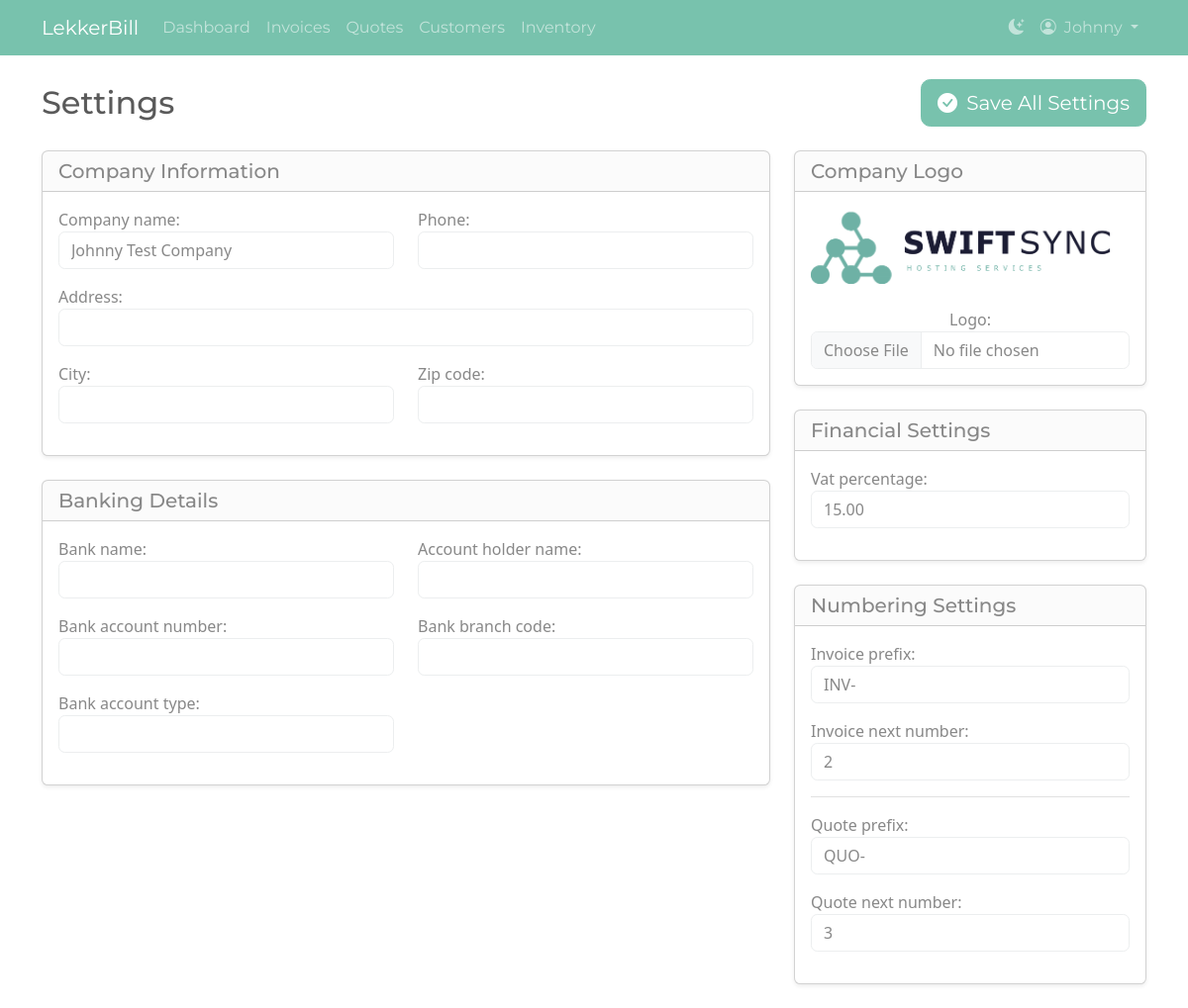
The app's page /settings/ (signed in) with its own data.
### invoices/models.py (models this page shows, shortened)
class Profile(models.Model):
    user = models.OneToOneField(User, on_delete=models.CASCADE)
    company_name = models.CharField(max_length=255, blank=True, null=True)
    logo = models.ImageField(upload_to='logos/', blank=True, null=True)
    address = models.CharField(max_length=255, blank=True, null=True)
    city = models.CharField(max_length=100, blank=True, null=True)
    zip_code = models.CharField(max_length=20, blank=True, null=True)
    phone = models.CharField(max_length=50, blank=True, null=True)
    vat_percentage = models.DecimalField(max_digits=5, decimal_places=2, default=Decimal('15.00'),
                                         help_text="Enter VAT as a percentage, e.g., 15.00")
    bank_name = models.CharField(max_length=100, blank=True, null=True)
    account_holder_name = models.CharField(max_length=100, blank=True, null=True)
    bank_account_number = models.CharField(max_length=50, blank=True, null=True)
    bank_branch_code = models.CharField(max_length=50, blank=True, null=True)
    bank_account_type = models.CharField(max_length=50, blank=True, null=True,
                                         help_text="e.g., Cheque, Savings, Business")
    invoice_prefix = models.CharField(max_length=10, default='INV-', blank=True)
    invoice_next_number = models.PositiveIntegerField(default=1)
    quote_prefix = models.CharField(max_length=10, default='QUO-', blank=True)
    quote_next_number = models.PositiveIntegerField(default=1)

### invoices/views.py (the view)
# urls.py: path('settings/', views.settings_update, name='settings_update'),
@login_required
def settings_update(request):
    profile = request.user.profile
    if request.method == 'POST':
        form = ProfileForm(request.POST, request.FILES, instance=profile)
        if form.is_valid():
            form.save()
            messages.success(request, 'Your settings have been updated successfully!')
            return redirect('settings_update')
    else:
        form = ProfileForm(instance=profile)
    return render(request, 'invoices/settings_form.html', {'form': form, 'title': 'Settings'})

### invoices/templates/invoices/settings_form.html (shortened to what this page needs)
{% extends "invoices/base.html" %}
{% block content %}
<form method="post" enctype="multipart/form-data">
    <div class="d-flex justify-content-between align-items-center mb-4">
        <h1 class="h2 mb-0">{{ title }}</h1>
        <button type="submit" class="btn btn-primary btn-lg"><i class="bi-check-circle-fill me-1"></i> Save All Settings</button>
    </div>
    <div class="row">
        <div class="col-lg-8">
            <div class="card shadow-sm mb-4">
                <div class="card-header">
                    <h2 class="h5 mb-0">Company Information</h2>
                </div>
                <div class="card-body">
                    <div class="row">
                        <div class="col-md-6 mb-3">{{ form.company_name.label_tag }} {{ form.company_name }}</div>
                        <div class="col-md-6 mb-3">{{ form.phone.label_tag }} {{ form.phone }}</div>
                        <div class="col-12 mb-3">{{ form.address.label_tag }} {{ form.address }}</div>
                        <div class="col-md-6 mb-3">{{ form.city.label_tag }} {{ form.city }}</div>
                        <div class="col-md-6 mb-3">{{ form.zip_code.label_tag }} {{ form.zip_code }}</div>
                    </div>
                </div>
            </div>
            <div class="card shadow-sm mb-4">
                <div class="card-header">
                    <h2 class="h5 mb-0">Banking Details</h2>
                </div>
                <div class="card-body">
                    <div class="row">
                        <div class="col-md-6 mb-3">{{ form.bank_name.label_tag }} {{ form.bank_name }}</div>
                        <div class="col-md-6 mb-3">{{ form.account_holder_name.label_tag }} {{ form.account_holder_name }}</div>
                        <div class="col-md-6 mb-3">{{ form.bank_account_number.label_tag }} {{ form.bank_account_number }}</div>
                        <div class="col-md-6 mb-3">{{ form.bank_branch_code.label_tag }} {{ form.bank_branch_code }}</div>
                        <div class="col-md-6 mb-3">{{ form.bank_account_type.label_tag }} {{ form.bank_account_type }}</div>
                    </div>
                </div>
            </div>
        </div>
        <div class="col-lg-4">
            <div class="card shadow-sm mb-4">
                <div class="card-header"><h2 class="h5 mb-0">Company Logo</h2></div>
                <div class="card-body text-center">
                    {% if form.instance.logo %}
                        <img src="{{ form.instance.logo.url }}" alt="{{ form.instance.company_name }} Logo" class="img-fluid rounded mb-2" style="max-height: 150px;">
                    {% else %}
                        <div class="border rounded bg-light d-flex align-items-center justify-content-center" style="height: 150px;">
                            <p class="text-muted m-0">No logo</p>
                        </div>
                    {% endif %}
                    <div class="mt-3">{{ form.logo.label_tag }} {{ form.logo }}</div>
                </div>
            </div>
            <div class="card shadow-sm mb-4">
                <div class="card-header"><h2 class="h5 mb-0">Financial Settings</h2></div>
                <div class="card-body">
                    <div class="mb-3">{{ form.vat_percentage.label_tag }} {{ form.vat_percentage }}</div>
                </div>
            </div>
            <div class="card shadow-sm mb-4">
                <div class="card-header"><h2 class="h5 mb-0">Numbering Settings</h2></div>
                <div class="card-body">
                    <div class="mb-3">{{ form.invoice_prefix.label_tag }} {{ form.invoice_prefix }}</div>
                    <div class="mb-3">{{ form.invoice_next_number.label_tag }} {{ form.invoice_next_number }}</div>
                    <hr>
                    <div class="mb-3">{{ form.quote_prefix.label_tag }} {{ form.quote_prefix }}</div>
                    <div class="mb-3">{{ form.quote_next_number.label_tag }} {{ form.quote_next_number }}</div>
                </div>
            </div>
        </div>
    </div>
</form>
{% endblock %}

### invoices/templates/invoices/base.html (shortened to what this page needs)
{% load static %}
<!DOCTYPE html>
<html lang="en">
<head>
    <link rel="stylesheet" href="https://cdn.jsdelivr.net/npm/bootstrap-icons@1.11.3/font/bootstrap-icons.min.css">
    <link id="theme-light" rel="stylesheet" href="https://bootswatch.com/5/minty/bootstrap.min.css">
    <link id="theme-dark" rel="stylesheet" href="https://bootswatch.com/5/superhero/bootstrap.min.css" disabled>
    <link href="https://cdn.jsdelivr.net/npm/tom-select@2.3.1/dist/css/tom-select.bootstrap5.css" rel="stylesheet">
</head>
<body>
    <nav class="navbar navbar-expand-lg" id="main-navbar">
        <div class="container">
            <a class="navbar-brand" href="{% url 'dashboard' %}">LekkerBill</a>
            <div class="collapse navbar-collapse" id="navbarNav">
                {% if user.is_authenticated %}
                <ul class="navbar-nav me-auto mb-2 mb-lg-0">
                    <li class="nav-item">
                        <a class="nav-link" href="{% url 'dashboard' %}">Dashboard</a>
                    </li>
                    <li class="nav-item">
                        <a class="nav-link" href="{% url 'invoice_list' %}">Invoices</a>
                    </li>
                    <li class="nav-item">
                        <a class="nav-link" href="{% url 'quote_list' %}">Quotes</a>
                    </li>
                    <li class="nav-item">
                        <a class="nav-link" href="{% url 'customer_list' %}">Customers</a>
                    </li>
                    <li class="nav-item">
                        <a class="nav-link" href="{% url 'inventory_list' %}">Inventory</a>
                    </li>
                </ul>
                <ul class="navbar-nav">
                    <li class="nav-item">
                        <a href="#" class="nav-link" id="theme-toggler" title="Toggle theme">
                            <i class="bi" id="theme-icon"></i>
                        </a>
                    </li>
                    <li class="nav-item dropdown">
                        <a class="nav-link dropdown-toggle" href="#" role="button" data-bs-toggle="dropdown" aria-expanded="false">
                            <i class="bi-person-circle me-1"></i> {{ user.username }}
                        </a>
                    </li>
                </ul>
                {% endif %}
            </div>
        </div>
    </nav>
    <main class="container mt-4">
        {% block content %}{% endblock %}
    </main>
</body>
</html>

### records on screen
Profile: company_name "Johnny Test Company", instance.logo (picture), vat_percentage "15.00", invoice_prefix "INV-", invoice_next_number "2", quote_prefix "QUO-", quote_next_number "3"

### other values on screen
{{ user.username }} "Johnny"
{{ title }} "Settings"
